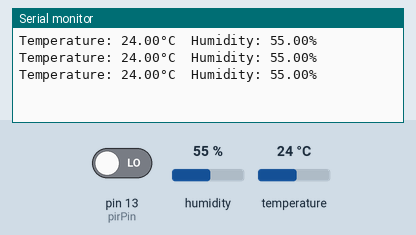
This sketch was run on a simulated Arduino Uno, built with avr-gcc and run on an emulated ATmega328P. Parts: the last lines printed to the serial monitor. The inputs (shaded band) are chosen by the test bench; at power-on: pin 13 (pirPin) LOW, humidity 55 %, temperature 24 °C.

Above: at 2.8 s.
2.9 s: pin 13 (pirPin) driven HIGH
5.5 s: humidity set to 22 %
At 6.6 s:
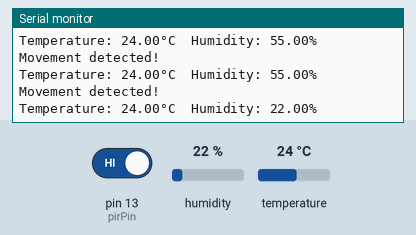
7.0 s: temperature set to 12 °C
At 7.4 s:
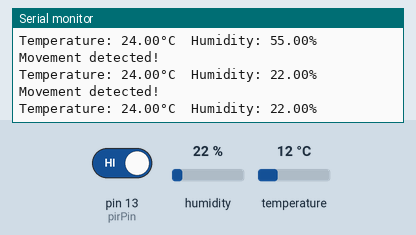
8.5 s: humidity set to 40 %
At 9.9 s:
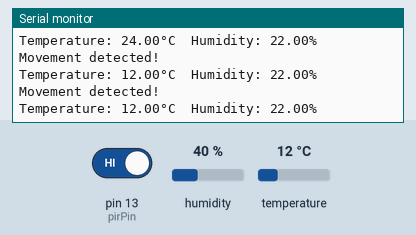
Timing chart, 0 to 11.0 s (numbered marks = the images above; inputs shaded):
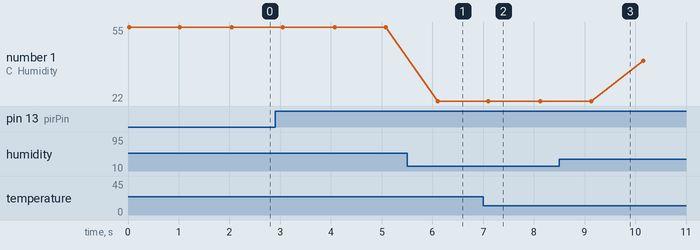

The sketch:

KodeSensorMotionTemperatureHumidity.ino
```cpp
#include <DHT.h>
#define DHTPIN 15          // Pin DHT sensor
#define DHTTYPE DHT11      // DHT 11 (DHT22 bisa dipilih juga)
DHT dht(DHTPIN, DHTTYPE);

int pirPin = 13;          // Pin sensor gerak PIR
int pirState = LOW;       // Status sensor gerak

void setup() {
  Serial.begin(115200);
  dht.begin();
  pinMode(pirPin, INPUT);
}

void loop() {
  pirState = digitalRead(pirPin);
  float temperature = dht.readTemperature();
  float humidity = dht.readHumidity();

  if (isnan(temperature) || isnan(humidity)) {
    Serial.println("Failed to read from DHT sensor!");
    return;
  }

  if (pirState == HIGH) {
    Serial.println("Movement detected!");
  }

  Serial.print("Temperature: ");
  Serial.print(temperature);
  Serial.print("°C  ");
  Serial.print("Humidity: ");
  Serial.print(humidity);
  Serial.println("%");

  delay(1000);
}
```

Measured:
- after the input at 5.5 s, the serial monitor: prints a new line after 0.60 s (image 1)
- plotted number 1: 55 → 22 after the input at 5.5 s, 22 → 40 after the input at 8.5 s
